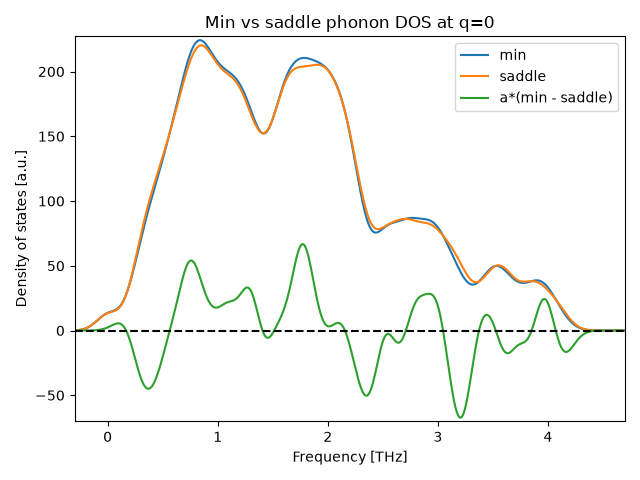

The Python source for this figure:
import numpy as np
import matplotlib.pyplot as plt

data_min = np.loadtxt("./min/total_dos.dat")
data_sad = np.loadtxt("./saddle/total_dos.dat")

freq_min = data_min[:,0]
dos_min = data_min[:,1]
freq_sad = data_sad[:,0]
dos_sad = data_sad[:,1]

dos_diff = np.zeros(len(freq_min))
f = open("total_dos_diff.txt", 'w')
start_diff = np.where(freq_sad == freq_min[0])[0][0]
for j in range(len(freq_min)):
    dos_diff[j] = dos_min[j]-dos_sad[j+start_diff]
    print(freq_min[j], dos_diff[j], file=f)


fig1, ax1 = plt.subplots(1, 1)
ax1.plot(freq_min, dos_min, label="min")
ax1.plot(freq_sad, dos_sad, label="saddle")
ax1.plot(freq_min, 10*dos_diff, label="a*(min - saddle)")   
ax1.plot(freq_min, np.zeros(len(freq_min)), color="black", linestyle='--')
ax1.set_xlim(freq_min[0], max(freq_min[-1], freq_sad[-1]))
ax1.set_ylim(10*np.min(dos_diff)-3, max(np.max(dos_min), np.max(dos_sad))+3)
ax1.set_xlabel("Frequency [THz]", size="medium")
ax1.set_ylabel("Density of states [a.u.]", size="medium")
ax1.legend()
ax1.set_title("Min vs saddle phonon DOS at q=0")
fig1.tight_layout()
fig1.savefig("./dos_compare.png")
